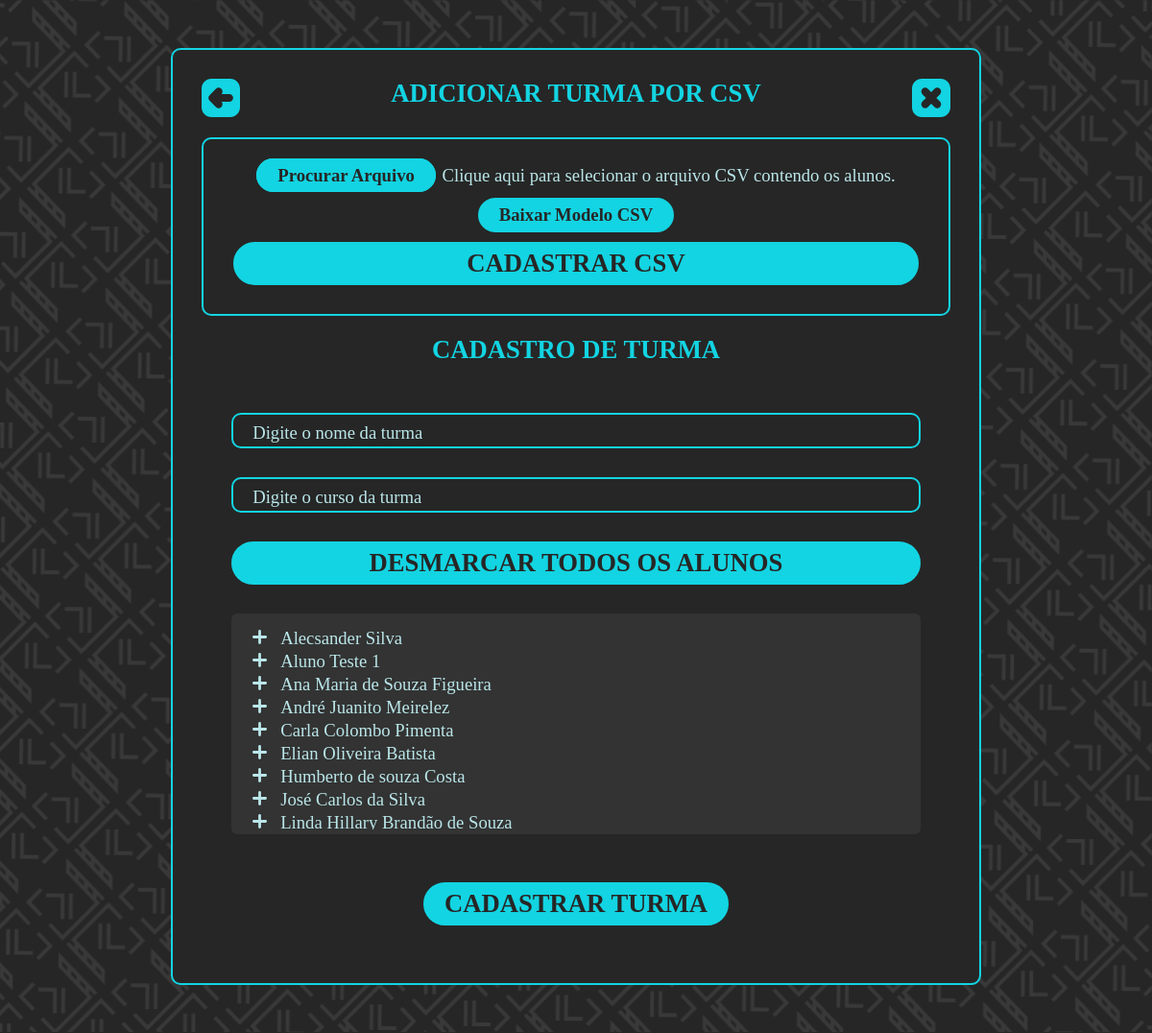
/pages/class/add_class (signed in), run on the app's committed database.
### tables this page shows
CREATE TABLE aluno (
    id_aluno        INTEGER       PRIMARY KEY AUTOINCREMENT
                                  NOT NULL,
    nome_aluno      VARCHAR (60)  NOT NULL,
    email_aluno     VARCHAR (100),
    matricula_aluno VARCHAR (60),
    id_usuario      INTEGER       REFERENCES usuario (id_usuario) 
                                  NOT NULL
);

### pages/class/add_class/index.php (the view, shortened to what this page needs)
<!DOCTYPE html>
<html lang="pt-br" dir="ltr">
  <head>
    <link rel="stylesheet" type="text/css" href="../../../styles/styles.css">
  </head>
  <body>
    <section class="window">
      <div class="container all container_extended">
        <div class="title">ADICIONAR TURMA POR CSV</div>
        <div class="inner_container contour">
          <div class="div_file">
              <label for="csv_file"><span class="button button_file">Procurar Arquivo</span></label>
              <span class="file_legend" id="file_legend">Clique aqui para selecionar o arquivo CSV contendo os alunos.</span>
          </div>
          <a href="../../../assets/docs/students_class.csv" download="Modelo Turma CSV(não modificar a formatação).csv"><input class="button button_file" type="button" value="Baixar Modelo CSV" /></a>
          <a class="button" href="#divList" onclick="cadastraCSV()">CADASTRAR CSV</a>
        </div>
          <form action="settings.php" method="post">
            <div class="title">CADASTRO DE TURMA</div>
              <div class="inner_container">
                <input type="text" class="input_text" placeholder="Digite o nome da turma" name="class_name" required>
                <input type="text" class="input_text" placeholder="Digite o curso da turma" name="course_class" required>
                <?php
                  function getStudent($id_user){
                  	try{
                  		$pdo = new PDO('sqlite:'.$_SESSION['absolute_path_base'].'src/database/database.db');
                  		$statement = $pdo->query("SELECT * FROM aluno WHERE id_usuario='".$id_user."' ORDER BY nome_aluno");
                  		$rows = $statement->fetchAll(PDO::FETCH_ASSOC);
                  	}catch(PDOException $e){
                  		$rows = 0;
                  		echo "<pre>";
                  		echo $e;
                  		echo "</pre>";
                  	}
                  	return $rows;
                  }
                  $rows = getStudent($_SESSION['id_user']);
                  ?>
                  <?php
                  echo '<input type="button" class="button" onclick="limparStudent(id_students)" value="DESMARCAR TODOS OS ALUNOS"/>';
                  echo '<div class="divList" id="divList">';
                  echo '<table class="view_table_add_student">';
                  echo '<tbody>';
                  for ($i = 0; $i < count($rows); $i++) {
                    $id_aluno = $rows[$i]['id_aluno'];
                    echo '<tr id="cb_tr'.$id_aluno.'">';
                    echo '<td>';
                    echo '<label for = "cb'.$rows[$i]['id_aluno'].'"><img id="icon'.$id_aluno.'" class="cb_icon" src="../../../assets/Icons/mais.svg"></ label>';
                    echo '</td>';
                    echo '<td>';
                    echo '<label id="cb_lb'.$id_aluno.'" for = "cb'.$rows[$i]['id_aluno'].'">'.$rows[$i]['nome_aluno'].'</ label>';
                    echo '</td>';
                    echo '</tr>';
                	}
                  echo '</tbody>';
                  echo '</table>';
                  echo '</div>';
                ?>
            </div>
            <button class="button" onclick="return confirm('Deseja mesmo criar essa turma?');" type="submit">CADASTRAR TURMA</button>
          </form>
          <a href='../../menu'><img src="../../../assets/Icons/voltar.svg" class="icon_voltar"></a>
          <a href='desconectar.php' onclick="return confirm('Tem certeza que deseja sair?')"><img src="../../../assets/Icons/fechar.svg" class="icon_fechar"></a>
        </div>
    </section>
  </body>
</html>

### styles/styles.css (style rules this page uses)
:root { --font_size: 20pt; --font_size_medium: 14pt; --main_color: #13D4E2; --second_color: #BAE6E9; --third_color: #f9f9f9; --bg_color_main: rgb(38, 38, 38); --bg_color_second: rgb(51, 51, 51); --danger-color-200: rgb(179, 21, 21); --danger-color-400: rgb(206, 80, 80); }
* { font-family:Calibri; font-size:var(--font_size); }
html { scroll-behavior: smooth; background-color: var(--bg_color_main); width: 100%; }
body { width: 100%; background-color: var(--bg_color_main); margin: 0px; }
input { background-color: var(--bg_color_main); }
.window { min-height: 100vh; display: flex; flex-direction: column; align-items: center; justify-content: center; background: url('../assets/BG_01.png') center center no-repeat fixed; background-color: var(--bg_main_color); -webkit-background-size: cover; -moz-background-size: cover; -o-background-size: cover; background-size: cover; }
table { border-collapse: collapse; }
.button { cursor: pointer; color: var(--bg_color_main); padding: 5px 20px; background-color: var(--main_color); border:solid 2px var(--main_color); border-radius: 40px; font-weight: bold; margin-bottom: 30px; }
.div_file { margin-bottom: 10px; }
.button_file { font-size: var(--font_size_medium); margin-bottom: 10px; }
.file_legend { font-size: var(--font_size_medium); color: var(--second_color); width: 30%; }
.input_text { border:solid 2px var(--main_color); border-radius: 10px; color: var(--main_color); padding-left: 10px; padding-right: 10px; margin-bottom: 30px; background-color: var(--bg_color_main); }
.cb_icon { cursor: pointer; width: 15px; }
.container { background-color: var(--bg_color_main); position: relative; display: flex; text-align: center; flex-direction: column; --length_container:max-content; width: var(--length_container); height: var(--length_container); border-style: solid; padding: 30px; border-width: 2px; border-radius: 10px; border-color: var(--main_color); margin: 50px 0px; }
.inner_container { position: relative; display: flex; flex-direction: column; --length_container:max-content; height: var(--length_container); padding-left: 4%; padding-right: 4%; padding-top: 20px; margin-bottom: 20px; }
.contour { border: solid 2px var(--main_color); border-radius: 10px; }
.title { padding-bottom: 30px; font-weight: bold; color: var(--main_color); }
.icon_fechar { width: 40px; position: absolute; top: 30px; right: 30px; }
.icon_voltar { width: 40px; position: absolute; top: 30px; left: 30px; }
.all { width: 65%; }
.view_table_add_student td { text-align: left; font-size: var(--font_size_medium); color: var(--second_color); padding: 0px 7px 2px 7px; }
.view_table_add_student label { cursor: pointer; font-size: var(--font_size_medium); }
.divList { height: 200px; overflow-y : scroll; background-color: var(--bg_color_second); border: solid 5px var(--bg_color_second); padding: 10px; border-radius: 6px 6px; margin-bottom: 30px; }
a { text-decoration: none; }

### data on the page
aluno: nome_aluno "Alecsander Silva"
aluno: nome_aluno "Aluno Teste 1"
aluno: nome_aluno "Ana Maria de Souza Figueira"
aluno: nome_aluno "André Juanito Meirelez"
aluno: nome_aluno "Carla Colombo Pimenta"
aluno: nome_aluno "Elian Oliveira Batista"
aluno: nome_aluno "Humberto de souza Costa"
aluno: nome_aluno "José Carlos da Silva"
aluno: nome_aluno "Linda Hillary Brandão de Souza"
